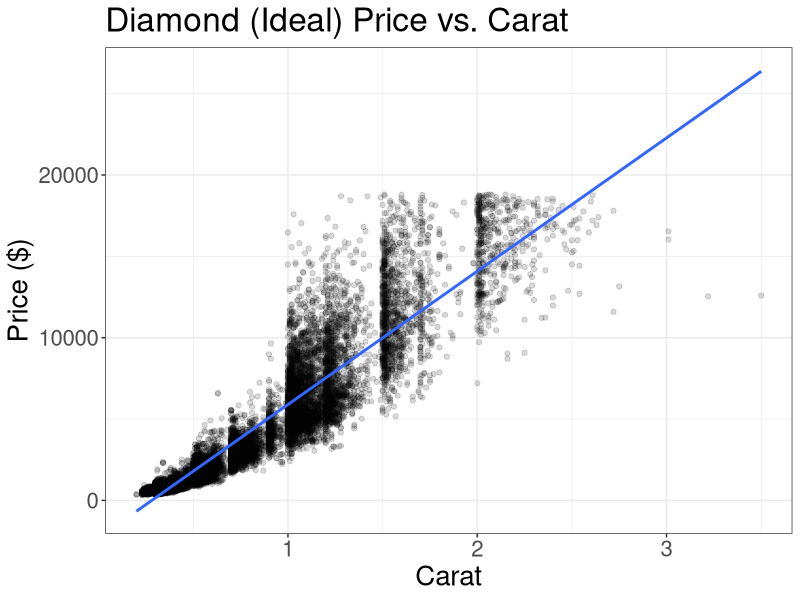
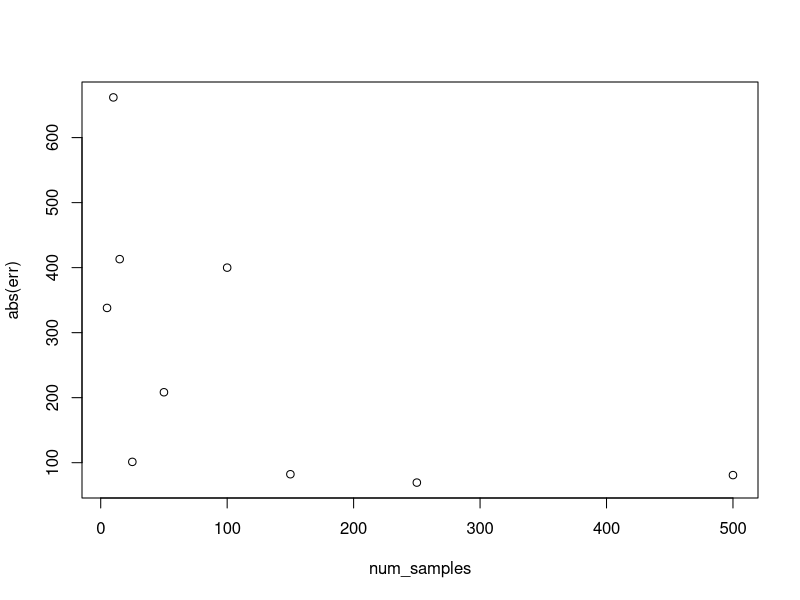
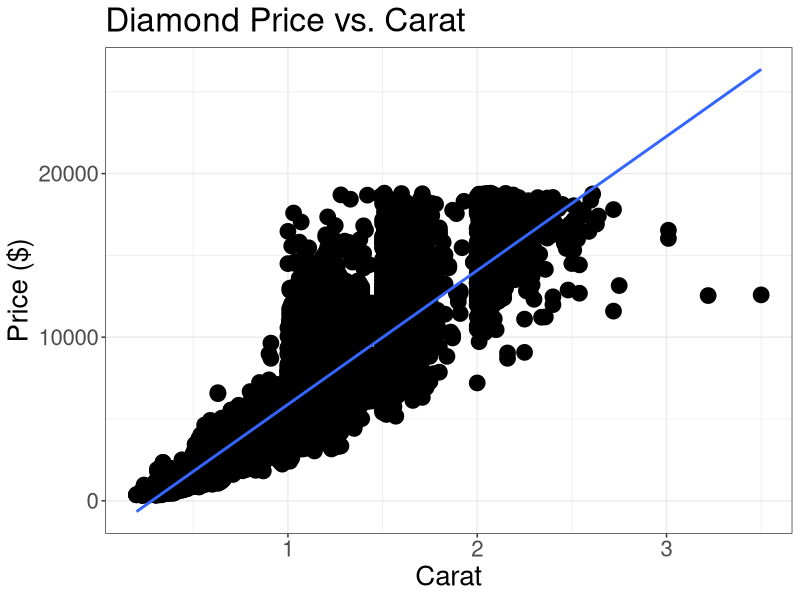
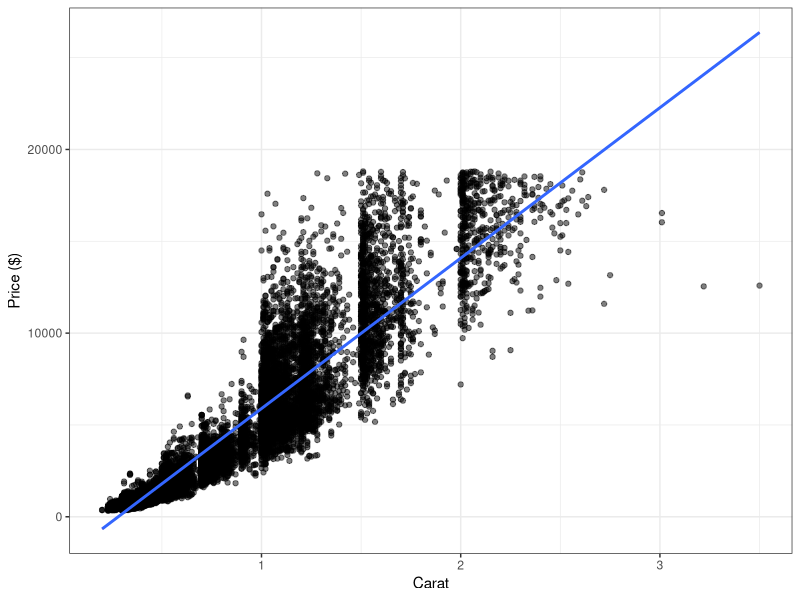
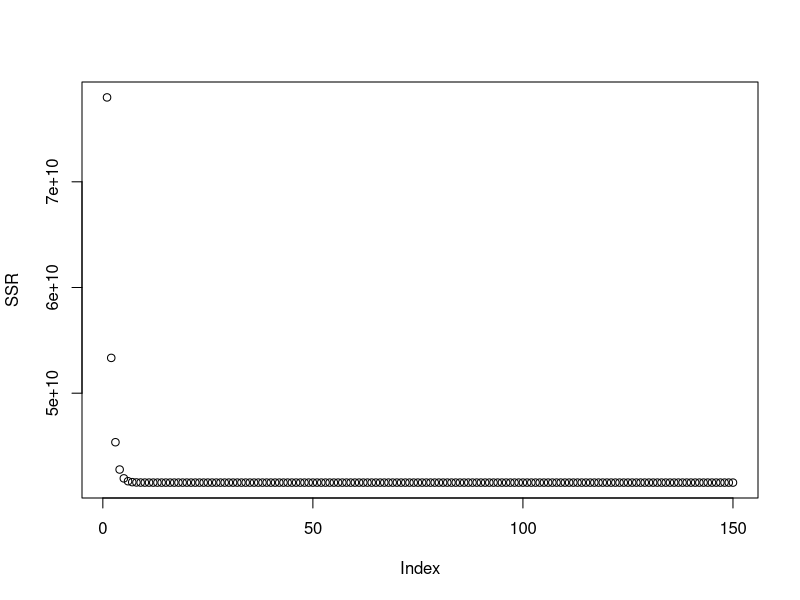
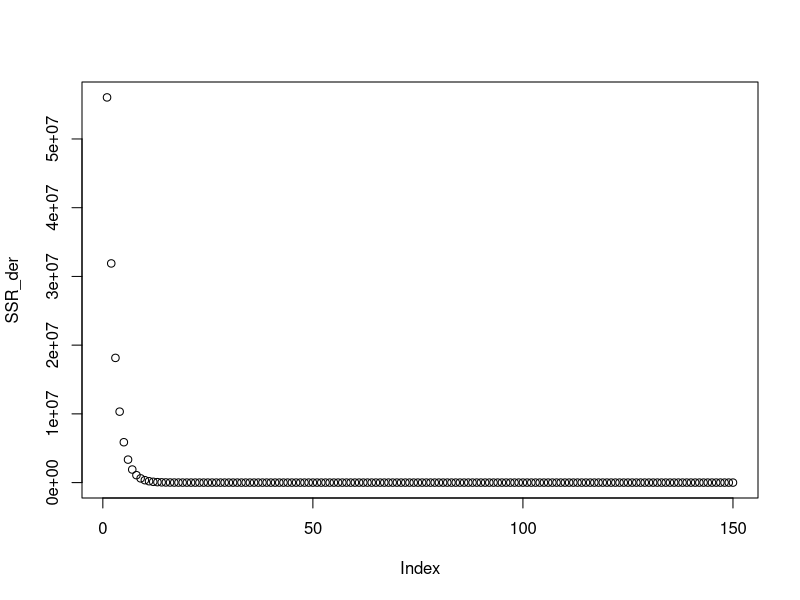
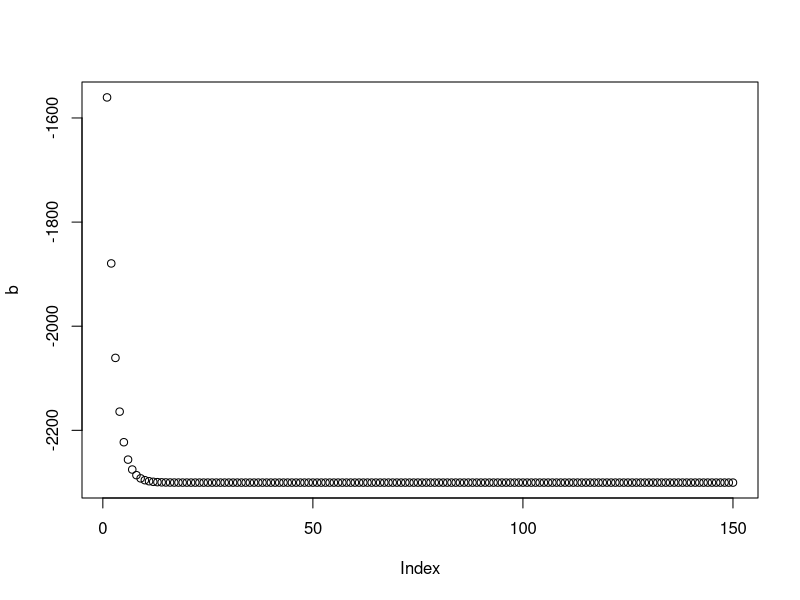
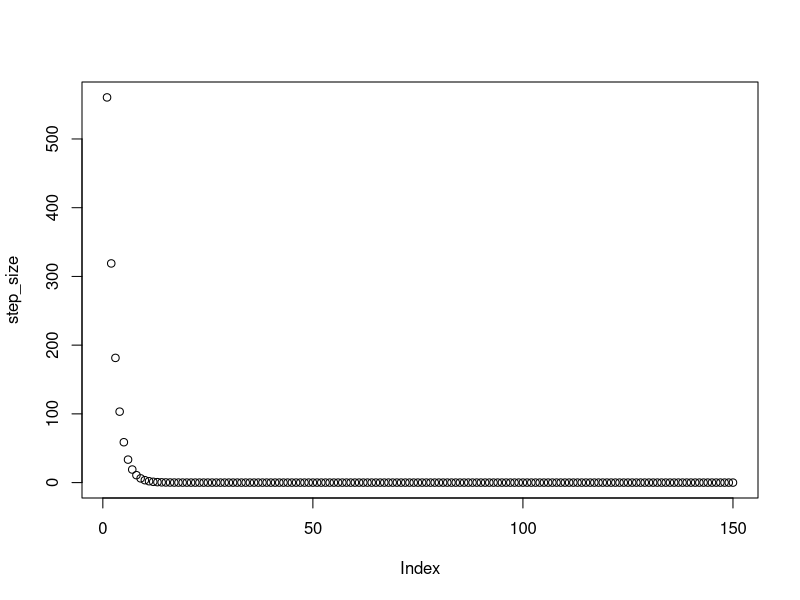

The R script that drew these images, in order:
library(ggplot2)
library(tidyverse)

data("diamonds")

diamonds %>% filter(cut == "Ideal") %>% 
  ggplot(aes(x = carat, y = price)) + 
  geom_point(alpha = 0.15) + theme_bw() + 
  geom_smooth(method = "lm") + 
  xlab("Carat") + ylab("Price ($)") + 
  ggtitle("Diamond (Ideal) Price vs. Carat") + 
  theme(text = element_text(size=20))

diamonds = diamonds %>% filter(cut == "Ideal")
lm(price ~ carat, data = diamonds)
# int = -2256, beta1 = 7756

set.seed(1)
num_samples = c(5,10,15,25,50,100,150,250,500)
b_init = -1000

err = c()
for(n in 1:length(num_samples)){
  df_sample = diamonds[sample(1:nrow(diamonds), size = num_samples[n]),] %>% select(carat, price)
  
  lm_sample = lm(df_sample$price ~ df_sample$carat)
  m = lm_sample$coefficients[2]
  
  b = c() # a place to store intercept terms at each iteration
  step_size = c() # a place to store step size
  SSR = c() # a place to store SSR values with each iteration
  SSR_der = c() # a place to store the SSR derivative values
  alpha = 0.001 # learning rate - set this manually
  num_iter = 150 # how many iterations
  for(i in 1:num_iter){
    if(i == 1){
      SSR[i] = df_sample %>% mutate(slope = m, pred = slope*carat + b_init, err = pred - price, sq_err = err^2) %>% summarize(ssr = sum(sq_err)) %>% .$ssr
      SSR_der[i] = df_sample %>% mutate(slope = m, der = -2*(price - (b_init + slope*carat))) %>% summarize(der = sum(der)) %>% .$der
      step_size[i] = SSR_der[i]*alpha
      b[i] = b_init - step_size[i]
    }else{
      SSR[i] = df_sample %>% mutate(slope = m, pred = slope*carat + b[i-1], err = pred - price, sq_err = err^2) %>% summarize(ssr = sum(sq_err)) %>% .$ssr
      SSR_der[i] = df_sample %>% mutate(slope = m, der = -2*(price - (b[i-1] + slope*carat))) %>% summarize(der = sum(der)) %>% .$der
      step_size[i] = SSR_der[i]*alpha
      b[i] = b[i-1] - step_size[i]
    }
    # new_intercept = old_intercept - step_size
    #print(paste("Iteration = ", i, "| Intercept = ", round(b[i],2), " | SSR = ", round(SSR[i],2), " | Step size = ", round(step_size[i],2)))
    if(abs(step_size[i]) < 1){break;}
  }
  print(paste0("Estimated intercept = ", round(last(b),2), " | Actual intercept (of subset) = ", round(lm_sample$coefficients[1],2)))
  print(paste0("Intercept (of subset) = ", round(lm_sample$coefficients[1],2), " | True Intercept = ", round(lm(price ~ carat, data = diamonds)$coefficients[1],2)))
  
  err[n] = lm_sample$coefficients[1] - lm(price ~ carat, data = diamonds)$coefficients[1]
}

plot(num_samples, abs(err))

# int = -4433, beta1 = 11132
# Want: y = m*x + b; 
# x = carat, y = price, m = slope
# price = m*carat + intercept
# Assume m = 7756


# get predicted price values assumed b_1 and m (m is fixed)
#df_iter1 = df_sample %>% mutate(pred_price = m*carat + b, err = price - pred_price)
#df_iter1 %>% ggplot(aes(x = carat, y = price)) + geom_point() + theme_bw()

# The error we want is the "sum of squared residuals"

# SSR = (13757 - pred1)^2 + (457 - pred2)^2 + (2321 - pred3)^2
# (1) pred1 = intercept + m*1.51
# (2) pred2 = intercept + m*0.3
# (3) pred3 = intercept + m*0.87
# We have an equation for SSR in terms of all of the individual observation


# Want: change in SSR w.r.t. intercept value
# d(SSR)/d(inter) = d(1)/d(inter) + d(2)/d(inter) + d(3)/d(inter)
# d(1)/d(inter) = (13757 - (intercept + m*1.51))^2 ' =  -2*(13757 - (intercept + m*1.51))
# d(2)/d(inter) = (457 - (intercept + m*0.3))^2 ' = -2*(457 - (intercept + m*0.3))
# d(3)/d(inter) = (2321 - (intercept + m*0.87))^2 ' = -2*(2321 - (intercept + m*0.87))
# (the ' marks above are meant to indicate derivatives)

num_samples = nrow(diamonds)
df_sample = diamonds[sample(1:nrow(diamonds), size = num_samples),] %>% select(carat, price)
# Assuming we know slope term
lm_sample = lm(df_sample$price ~ df_sample$carat)
m = lm_sample$coefficients[2]

# initial guess for intercept term
df_sample %>% ggplot(aes(x = carat, y = price)) + 
  geom_point(size = 5) + theme_bw() + 
  geom_smooth(method = "lm", se = F) + 
  xlab("Carat") + ylab("Price ($)") + 
  ggtitle("Diamond Price vs. Carat") + 
  theme(text = element_text(size=20))

b_init = -1000

b = c() # a place to store intercept terms at each iteration
step_size = c() # a place to store step size
SSR = c() # a place to store SSR values with each iteration
SSR_der = c() # a place to store the SSR derivative values
alpha = 0.00001 # learning rate - set this manually
num_iter = 150 # how many iterations
for(i in 1:num_iter){
  if(i == 1){
    SSR[i] = df_sample %>% mutate(slope = m, pred = slope*carat + b_init, err = pred - price, sq_err = err^2) %>% summarize(ssr = sum(sq_err)) %>% .$ssr
    SSR_der[i] = df_sample %>% mutate(slope = m, der = -2*(price - (b_init + slope*carat))) %>% summarize(der = sum(der)) %>% .$der
    step_size[i] = SSR_der[i]*alpha
    b[i] = b_init - step_size[i]
  }else{
    SSR[i] = df_sample %>% mutate(slope = m, pred = slope*carat + b[i-1], err = pred - price, sq_err = err^2) %>% summarize(ssr = sum(sq_err)) %>% .$ssr
    SSR_der[i] = df_sample %>% mutate(slope = m, der = -2*(price - (b[i-1] + slope*carat))) %>% summarize(der = sum(der)) %>% .$der
    step_size[i] = SSR_der[i]*alpha
    b[i] = b[i-1] - step_size[i]
  }
  # new_intercept = old_intercept - step_size
  print(paste("Iteration = ", i, "| Intercept = ", round(b[i],2), " | SSR = ", round(SSR[i],2), " | Step size = ", round(step_size[i],2)))
  #stopifnot(abs(step_size[i]) > 1) # if we want to put a stop given step size
}
print(paste0("Estimated intercept = ", round(last(b),2), " | Actual intercept (of subset) = ", round(lm_sample$coefficients[1],2)))
print(paste0("Intercept (of subset) = ", round(lm_sample$coefficients[1],2), " | True Intercept = ", round(lm(price ~ carat, data = diamonds)$coefficients[1],2)))

lm_sample$coefficients[1] - lm(price ~ carat, data = diamonds)$coefficients[1]

df_sample %>% 
  mutate(pred = last(b) + carat*m) %>% 
  ggplot(aes(x = carat, y = price)) + 
  geom_point(alpha = 0.5) + theme_bw() + 
  geom_line(aes(x = carat, y = pred), col = 'red') + 
  geom_smooth(method = "lm", se = F) + 
  xlab("Carat") + ylab("Price ($)")

plot(SSR)
plot(SSR_der)
plot(b)
plot(step_size)
plot(b , SSR)

data.frame(b, SSR) %>% 
  ggplot(aes(x = b, y = SSR)) + 
  geom_point() + theme_bw() + 
  xlab("Intercept (b)") + 
  ggtitle("SSR vs. Intercept", subtitle = "Each point is an iteration") + 
  theme(text = element_text(size=20))


